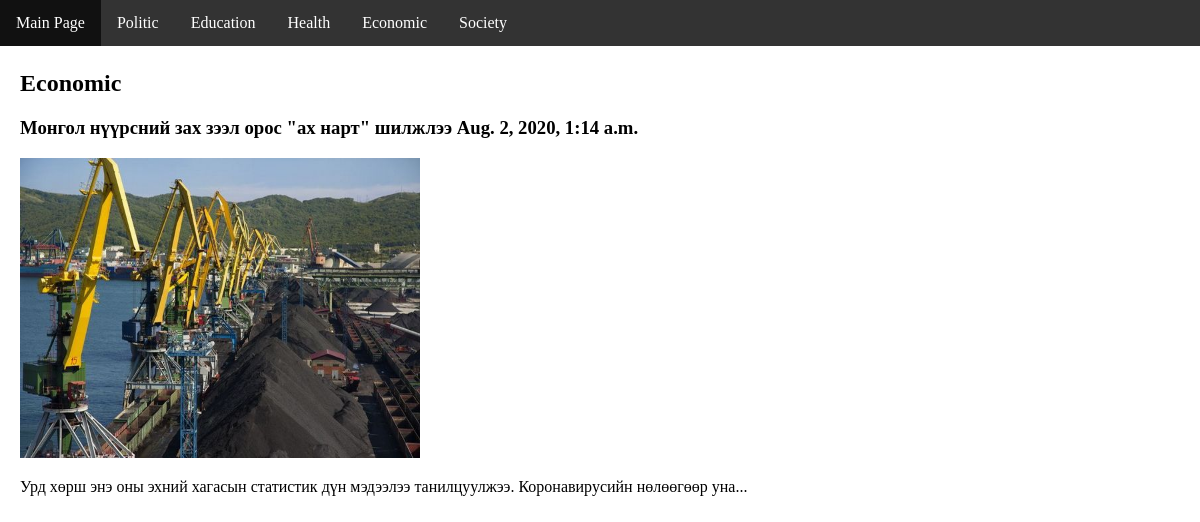
The app's page /post/4 with its own data.
### blog/models.py (models this page shows, shortened)
class Category(models.Model):
    name = models.CharField(max_length=50)
    path = models.CharField(max_length=50)
    created = models.DateTimeField(auto_now_add=True)
    def __str__(self):
        return self.name

class Post(models.Model):
    title = models.CharField(max_length=100)
    text = models.TextField()
    created = models.DateTimeField(auto_now_add=True)
    image = models.ImageField(default = 'none.png', blank=True)
    category = models.ForeignKey('Category', default = None, on_delete=models.DO_NOTHING)
    def shorter(self):
        return self.text[:100] + '...'

### blog/views.py (the view)
# urls.py: path('post/<int:id>', views.post, name='posts'),
def post(request, id):
    print('category id --->', id)
    category_list = Category.objects.all()
    post_list = Post.objects.filter(category_id = id)
    context = {
        'categories': category_list,
        'posts': post_list
    }
    return render(request, 'post.html', context)

### template/post.html (shortened to what this page needs)
<!DOCTYPE html>
<html>
<head>
</head>
<body>
<ul>
  <li><a href="{% url 'index' %}">Main Page</a></li>
  {% for i in categories %}
  <li><a href="{% url 'posts' id=i.id %}">{{ i.name }}</a></li>
  {% endfor %}
</ul>
<div style="padding:20px;margin-top:30px;height:1500px;">
  {% for i in posts %}
    <h2>{{ i.category }} </h2>
    <h3>{{ i.title }} {{ i.created }}</h3>
    <img src="{{ i.image.url }}" alt="" srcset="", width = 400, height = 300>
    <p>{{ i.shorter }}</p>
  {% endfor %}
</div>
</body>
</html>

### template/post.html (style rules this page uses)
body { margin:0; }
ul { list-style-type: none; margin: 0; padding: 0; overflow: hidden; background-color: #333; position: fixed; top: 0; width: 100%; }
li { float: left; }
li a { display: block; color: white; text-align: center; padding: 14px 16px; text-decoration: none; }

### records on screen
Category: name "Politic"
Category: name "Education"
Category: name "Health"
Category: name "Economic"
Category: name "Society"
Post: category "Economic", title "Монгол нүүрсний зах зээл орос \"ах нарт\" шилжлээ", created "Aug. 2, 2020, 1:14 a.m.", image (picture), shorter "Урд хөрш энэ оны эхний хагасын статистик дүн мэдээлээ танилцуулжээ. Коронавирусийн нөлөөгөөр уна..."
